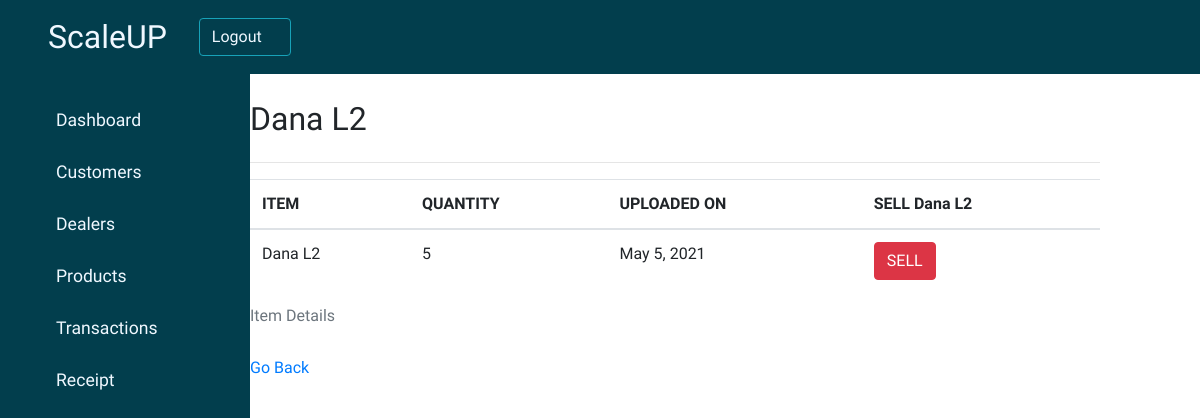
Page /detail/1/ on the committed database.
### productmanagement/models.py (models this page shows, shortened)
class Products(models.Model):
        item_name = models.CharField(max_length=50, blank=True, null=True)
        category = models.CharField(max_length=50, blank=True, null=True)
        quantity = models.IntegerField(default='0', blank=True, null=True)
        rate = models.FloatField(blank=False,null=False)
        amount = models.FloatField(blank=False,null=False)
        receive_quantity = models.IntegerField(default='0', blank=True, null=True)
        received_date = models.DateField(blank=True, null=True)
        expiry_date = models.DateField(blank=True, null=True)
        dealer = models.ManyToManyField(Dealers, blank=True, null=True)
        customer = models.ManyToManyField(Customer, blank=True, null=True)
        issue_quantity = models.IntegerField(default='0', blank=True, null=True)
        reorder_level = models.IntegerField(default='0', blank=True, null=True)
        last_updated = models.DateField(auto_now_add=False, auto_now=True)

### productmanagement/views.py (the view)
# urls.py: path('detail/<str:pk>/', views.product_detail, name="detail"),
def product_detail(request, pk):
    queryset = Products.objects.get(id=pk)
    context = {
		"title": queryset.item_name,
		"queryset": queryset,
	}
    return render(request, "product_detail.htm", context)

### productmanagement/templates/product_detail.htm
{% extends "customer_management/base.htm"%}
{% block content %}
<div class="main-content" style="padding-left: 15%;">
    <div class="header-title">
        <h2>
            <label>
                {{queryset.item_name}}
            </label>
        </h2>
        <hr>
    </div>
    <div class="display_table">
        <table id='myTable' class="table table-hover">
            <caption>Item Details</caption>
                <thead>
                    <tr>
                        <th scope="col">ITEM</th>
                        <th scope="col">QUANTITY</th>
                        <th scope="col">UPLOADED ON</th>
                        <th scope="col">SELL {{queryset.item_name}}</th>
                    </tr>
                </thead>
                <tbody>
                    <tr>
                        <td>{{queryset.item_name}}</td>
                        <td>{{queryset.quantity}}</td>
                        <td>{{queryset.last_updated}}</td>
                        <td><a href='{% url "productmanagement:sellform" queryset.id %}'><div class='btn btn-danger'>SELL</div></a></td>
                    </tr>
                </tbody>
        </table>
    </div>
    <a href="{% url 'productmanagement:index' %}">Go Back</a>
</div>
{% endblock %}

### static/dashboard.css (style rules this page uses)
:root { --main-color: #023e4d; --color-dark: #f8f8fa; text-decoration: none; }
* { box-sizing: border-box; list-style-type: none; text-decoration: none; font-family: "Trirong", sans-serif; }

### rows in the picture
Products: item_name "Dana L2", quantity "5", last_updated "May 5, 2021"
